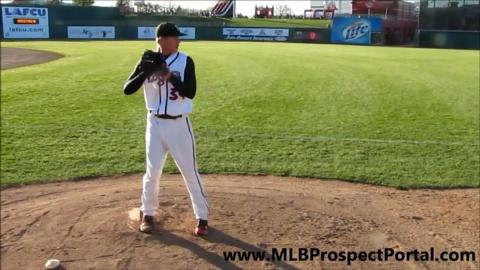
#> input picture Data_Science/spectral-action-segmentation/preprocessed_frames/0003/000007.jpg, 480 x 270 px
$ python run_clustering.py   (older library calls are emulated)
#> lines starting #> are read from the running program, lines starting #| are printed output that depends on the picture
import os
import argparse
import numpy as np
import cv2
import matplotlib.pyplot as plt
from sklearn.cluster import KMeans, SpectralClustering, AgglomerativeClustering
from sklearn.decomposition import PCA
from mpl_toolkits.mplot3d import Axes3D
import matplotlib.pyplot as plt
from sklearn.decomposition import PCA
import numpy as np

def load_saved_frames(folder_path, resize_dim=(64, 64)):
    """Load saved grayscale PNG frames and normalize to [0, 1]."""
#> called with folder_path = 'preprocessed_frames/0003', resize_dim = (64, 64)
    valid_exts = (".png", ".jpg", ".jpeg", ".bmp", ".tif", ".tiff")
    frame_files = sorted([f for f in os.listdir(folder_path) if f.lower().endswith(valid_exts)])

    frames = []

    for fname in frame_files:
        img = cv2.imread(os.path.join(folder_path, fname), cv2.IMREAD_GRAYSCALE)
#> img: shape (270, 480); min 0, max 255, mean 125.1
        if img is not None:
            img = cv2.resize(img, resize_dim, interpolation=cv2.INTER_AREA)
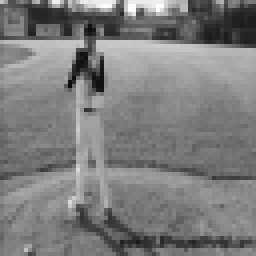
#> img: shape (64, 64) (shown 4 times larger); min 13, max 254, mean 125.1
            frames.append(img.astype(np.float32) / 255.0)
#> pass 2 of the loop in load_saved_frames, `for fname in frame_files:`:
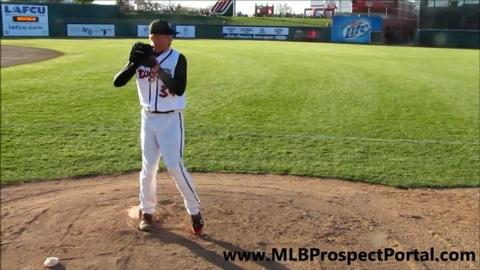
#> input picture Data_Science/spectral-action-segmentation/preprocessed_frames/0003/000012.jpg, 480 x 270 px
#> in load_saved_frames, `img = cv2.imread(os.path.join(folder_path, fname), cv2.IMREAD_GRAYSCALE)`:
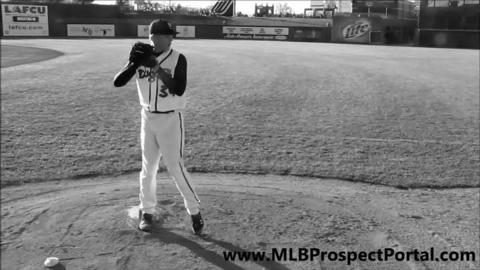
#> img: shape (270, 480); min 0, max 255, mean 124.2
#> in load_saved_frames, `img = cv2.resize(img, resize_dim, interpolation=cv2.INTER_AREA)`:
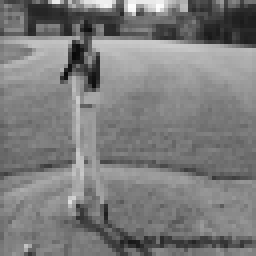
#> img: shape (64, 64) (shown 4 times larger); min 9, max 253, mean 124.2
#> pass 3 of the loop in load_saved_frames, `for fname in frame_files:`:
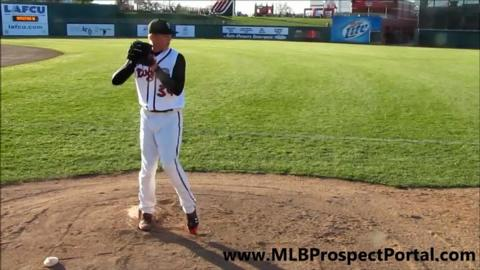
#> input picture Data_Science/spectral-action-segmentation/preprocessed_frames/0003/000013.jpg, 480 x 270 px
#> in load_saved_frames, `img = cv2.imread(os.path.join(folder_path, fname), cv2.IMREAD_GRAYSCALE)`:
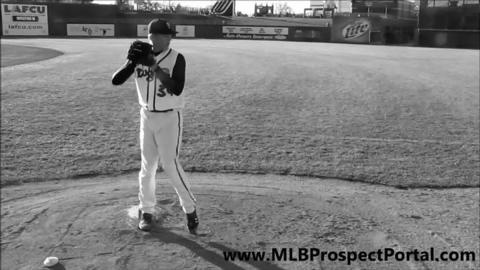
#> img: shape (270, 480); min 0, max 255, mean 124.2
#> in load_saved_frames, `img = cv2.resize(img, resize_dim, interpolation=cv2.INTER_AREA)`:
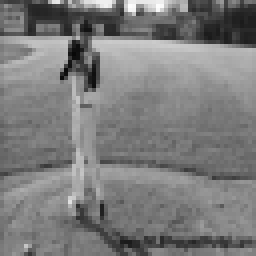
#> img: shape (64, 64) (shown 4 times larger); min 8, max 253, mean 124.2

    print(f"Loaded {len(frames)} frames from '{folder_path}'")
#| Loaded 3 frames from 'preprocessed_frames/0003'
    return frames


def compute_frame_differences(frames):
    """Compute absolute differences between consecutive frames."""
    diffs = [None]  # No difference for the first frame
    for i in range(1, len(frames)):
        diff = np.abs(frames[i] - frames[i - 1])
        diffs.append(diff)
    return diffs


def frame_to_point_cloud(frame):
    """Convert a grayscale frame into a point cloud of (x, y, intensity, gradient)"""
    H, W = frame.shape
    x_coords, y_coords = np.meshgrid(np.arange(W), np.arange(H))
    x_norm = x_coords / (W - 1)
    y_norm = y_coords / (H - 1)
    intensity = frame  # already normalized [0,1]

    gx = cv2.Sobel(frame, cv2.CV_32F, 1, 0, ksize=3)
    gy = cv2.Sobel(frame, cv2.CV_32F, 0, 1, ksize=3)
    grad_mag = np.sqrt(gx**2 + gy**2)
    grad_mag /= grad_mag.max() + 1e-8  # Avoid divide by 0
    pc = np.stack([x_norm.flatten(), y_norm.flatten(), intensity.flatten(), grad_mag.flatten()], axis=1)

    return pc

def frame_to_point_cloud(frame, diff=None):
    """Convert a frame (and optional temporal diff) to a 5D point cloud."""
    H, W = frame.shape
    x_coords, y_coords = np.meshgrid(np.arange(W), np.arange(H))
    x_norm = x_coords / (W - 1)
    y_norm = y_coords / (H - 1)
    intensity = frame

    gx = cv2.Sobel(frame, cv2.CV_32F, 1, 0, ksize=3)
    gy = cv2.Sobel(frame, cv2.CV_32F, 0, 1, ksize=3)
    grad_mag = np.sqrt(gx**2 + gy**2)
    grad_mag /= grad_mag.max() + 1e-8

    if diff is None:
        diff = np.zeros_like(frame)

    pc = np.stack([
        x_norm.flatten(),
        y_norm.flatten(),
        intensity.flatten(),
        grad_mag.flatten(),
        diff.flatten()
    ], axis=1)

    return pc


def compute_sliced_wasserstein_distance(pc1, pc2, n_projections=50):
    d = pc1.shape[1]
    distances = []
    for _ in range(n_projections):
        proj = np.random.randn(d)
        proj /= np.linalg.norm(proj)
        proj1 = np.dot(pc1, proj)
        proj2 = np.dot(pc2, proj)
        proj1.sort()
        proj2.sort()
        distances.append(np.sqrt(np.mean((proj1 - proj2) ** 2)))
    return np.mean(distances)


def cluster_point_clouds(point_clouds, distance="euclidean", method="spectral", n_clusters=3):
    """Unified interface: cluster point clouds using specified distance + method."""
    if distance == "euclidean":
        X = np.array([pc.flatten() for pc in point_clouds])
        if method == "spectral":
            model = SpectralClustering(n_clusters=n_clusters, affinity='nearest_neighbors', random_state=42)
            return model.fit_predict(X)
        else:
            model = KMeans(n_clusters=n_clusters, random_state=42)
            return model.fit_predict(X)

    elif distance == "wasserstein":
        n = len(point_clouds)
        D = np.zeros((n, n))
        print("🔁 Computing Wasserstein distance matrix...")
        for i in range(n):
            for j in range(i + 1, n):
                d = compute_sliced_wasserstein_distance(point_clouds[i], point_clouds[j])
                D[i, j] = D[j, i] = d
        if method == "spectral":
            model = SpectralClustering(n_clusters=n_clusters, affinity='precomputed', assign_labels='kmeans', random_state=42)
            return model.fit_predict(D)
        else:
            model = AgglomerativeClustering(n_clusters=n_clusters, metric='precomputed', linkage='average')
            return model.fit_predict(D)

    else:
        raise ValueError("Unsupported distance type. Use 'euclidean' or 'wasserstein'.")


def plot_cluster_assignments(labels, method="Clustering"):
    plt.figure(figsize=(10, 3))
    plt.plot(labels, marker='o')
    plt.xlabel("Frame Index")
    plt.ylabel("Cluster Label")
    plt.title(f"{method} Clustering Over Time")
    plt.grid(True)
    plt.tight_layout()
    plt.show()


def show_clustered_images(frames, labels, n_clusters=3, samples_per_cluster=20, method="Clustering"):
    plt.figure(figsize=(samples_per_cluster * 2, n_clusters * 2.5))
    for c in range(n_clusters):
        indices = np.where(labels == c)[0][:samples_per_cluster]
        for j, idx in enumerate(indices):
            plt.subplot(n_clusters, samples_per_cluster, c * samples_per_cluster + j + 1)
            plt.imshow(frames[idx], cmap='gray')
            plt.axis('off')
            plt.title(f"C{c}", fontsize=8)
    plt.tight_layout()
    plt.suptitle(f"Clustered Frame Samples ({method})", fontsize=14)
    plt.show()


def save_multi_view_3d_plot(point_clouds, labels=None, out_path="3d_clusters_views_paper.png"):
    """
    Save a multi-view 3D PCA plot with clean, publication-ready aesthetics.
    """
    flattened = np.array([pc.flatten() for pc in point_clouds])
    reducer = PCA(n_components=3)
    embeddings = reducer.fit_transform(flattened)

    view_angles = [(20, 45), (20, 135), (20, 225), (20, 315)]
    fig = plt.figure(figsize=(14, 10))
    fig.patch.set_facecolor('white')

    for i, (elev, azim) in enumerate(view_angles):
        ax = fig.add_subplot(2, 2, i + 1, projection='3d')
        scatter = ax.scatter(
            embeddings[:, 0], embeddings[:, 1], embeddings[:, 2],
            cmap='Set2', s=50, alpha=0.85,
            c=labels,
            edgecolor='black', linewidth=0.2
        )
        ax.view_init(elev=elev, azim=azim)
        ax.set_title(f"View {i+1}", fontsize=10, pad=5)
        ax.set_xlabel("PC1", fontsize=9, labelpad=6)
        ax.set_ylabel("PC2", fontsize=9, labelpad=6)
        ax.set_zlabel("PC3", fontsize=9, labelpad=6)
        ax.tick_params(labelsize=8)
        ax.grid(color='gray', linestyle='dotted', linewidth=0.4)

    plt.tight_layout(rect=[0, 0.08, 1, 0.93])
    plt.savefig(out_path, dpi=300, bbox_inches="tight", facecolor=fig.get_facecolor())
    print(f"✅ Saved academic-style multi-view 3D PCA plot to: {out_path}")


if __name__ == "__main__":
    parser = argparse.ArgumentParser(description="Cluster video frames as point clouds using various methods.")
    parser.add_argument('--folder', type=str, default="preprocessed_frames/0003", help="Input frame folder.")
    parser.add_argument('--clusters', type=int, default=3, help="Number of clusters.")
    parser.add_argument('--distance', type=str, choices=["euclidean", "wasserstein"], default="euclidean",
                        help="Distance metric to use.")
    parser.add_argument('--method', type=str, choices=["spectral", "kmeans"], default="kmeans",
                        help="Clustering method to use.")
    args = parser.parse_args()

    frames = load_saved_frames(folder_path=args.folder)
#> frames = 3 items
    diffs = compute_frame_differences(frames)
#> the loop in compute_frame_differences, `for i in range(1, len(frames)):` made 2 passes
#> pass 2, in compute_frame_differences, `diff = np.abs(frames[i] - frames[i - 1])`:
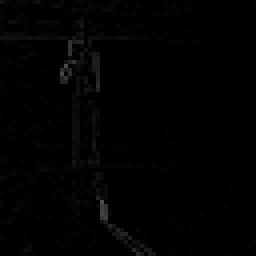
#> diff: shape (64, 64) float32 (shown 4 times larger); min 0, max 0.306, mean 0.00973
#> diffs = 3 items
    pcs = [frame_to_point_cloud(f, diff=d) for f, d in zip(frames, diffs)]
#> in frame_to_point_cloud (call 2), `x_norm = x_coords / (W - 1)`:
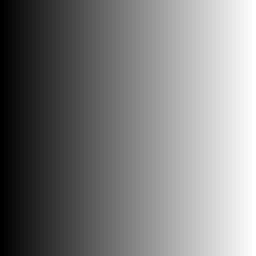
#> x_norm: shape (64, 64) float64 (shown 4 times larger); min 0, max 1, mean 0.5
#> in frame_to_point_cloud (call 2), `y_norm = y_coords / (H - 1)`:
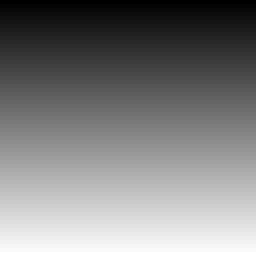
#> y_norm: shape (64, 64) float64 (shown 4 times larger); min 0, max 1, mean 0.5
#> in frame_to_point_cloud (call 2), `gy = cv2.Sobel(frame, cv2.CV_32F, 0, 1, ksize=3)`:
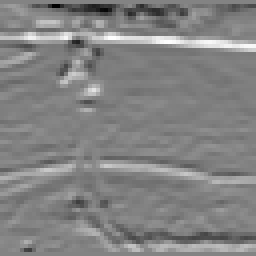
#> gy: shape (64, 64) float32 (shown 4 times larger); min -2.64, max 2.48, mean -0.0101; drawn with min black and max white
#> in frame_to_point_cloud (call 3), `grad_mag = np.sqrt(gx**2 + gy**2)`:
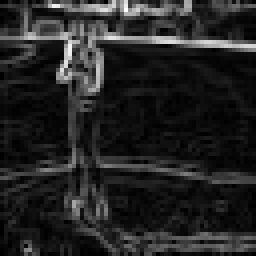
#> grad_mag: shape (64, 64) float32 (shown 4 times larger); min 0, max 2.81, mean 0.398; drawn with min black and max white
#> pcs = 3 items

    labels = cluster_point_clouds(pcs, distance=args.distance, method=args.method, n_clusters=args.clusters)
#> labels = [1, 0, 2]
    save_multi_view_3d_plot(pcs, labels)
#> in save_multi_view_3d_plot, `embeddings = reducer.fit_transform(flattened)`: embeddings = [[-5.95, 0.177, 1.29e-14], [3.29, 2.41, 1.29e-14], [2.66, -2.59, 1.29e-14]]

    title = f"{args.method.capitalize()}-{args.distance.capitalize()}"
    plot_cluster_assignments(labels, method=title)
#> in plot_cluster_assignments, `plt.show()`:
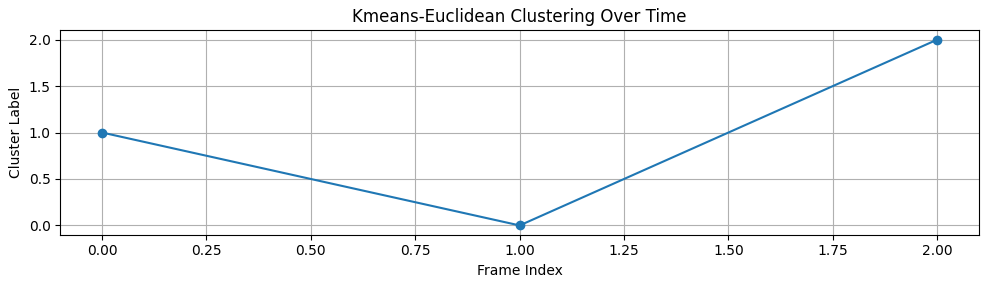
#> figure drawn by matplotlib, 1 panel
    show_clustered_images(frames, labels, n_clusters=args.clusters, method=title)
#> the loop in show_clustered_images, `for c in range(n_clusters):` made 3 passes
#> indices on passes 1 to 3: [1], [0], [2]
    print(f"✅ {title} clustering complete.")
